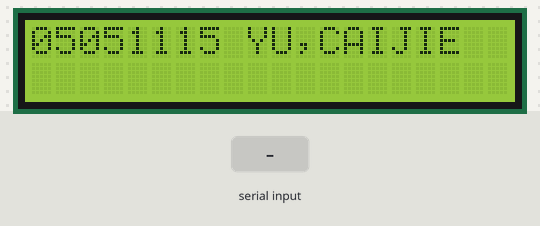
Bench run of a sketch on a simulated Arduino Uno, built with avr-gcc and run on an emulated ATmega328P. Shown: 20×2 character LCD. Inputs (shaded band) come from the test bench.

Above: at 1.2 s.
1.3 s: "1" received over Serial
At 1.9 s:
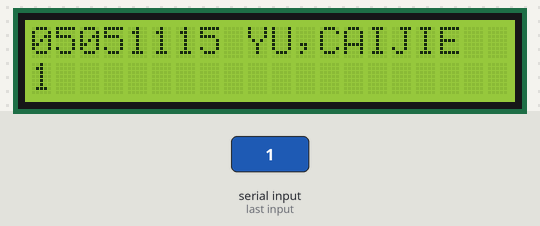
2.9 s: "0" received over Serial
At 4.2 s:
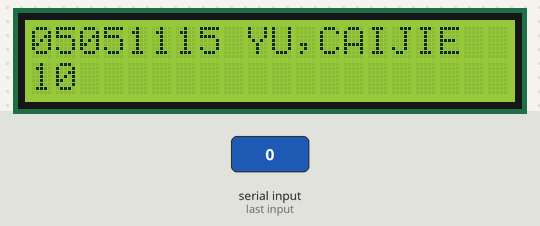
4.5 s: "2" received over Serial
At 5.5 s:
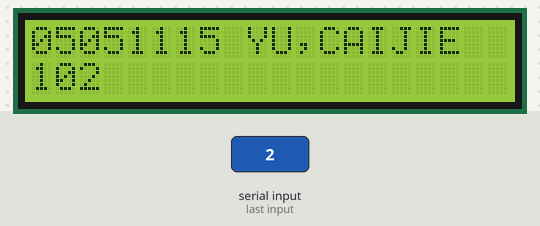
Timing chart, 0 to 7.5 s (numbered marks = the images above; inputs shaded):
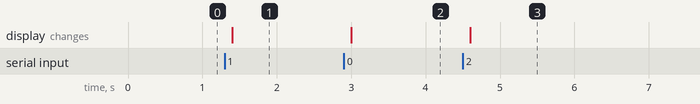

Measured:
- after the input at 1.3 s, the display: changes after 0.10 s (image 1)
- after the input at 2.9 s, the display: changes after 0.10 s (image 2)
- after the input at 4.5 s, the display: changes after 0.10 s (image 3)

The sketch:

lab07-2.ino
```cpp
#include <LiquidCrystal.h> // include the library code
#include "Arduino.h"
LiquidCrystal lcd(1,2,10,11,12,13); // initialize interface pinchars
char val;
void setup() {
lcd.begin(20, 2); // set up the LCD's number of columns and rows:
lcd.clear();
lcd.print("05051115 YU,CAIJIE"); // Print a message to the LCD.
lcd.setCursor(0,1);
Serial.begin(9600);
}
void loop() {
// set the cursor to column 0, line 1
// (note: line 1 is the second row, since counting begins with 0):
//lcd.clear();
//lcd.setCursor(0,1);

if (Serial.available()) {
  delay(100);    // clear the screen


    // read all the available characters
    while (Serial.available() > 0) {
      // display each character to the LCD
      lcd.write(Serial.read());

    }

  }
}
```
